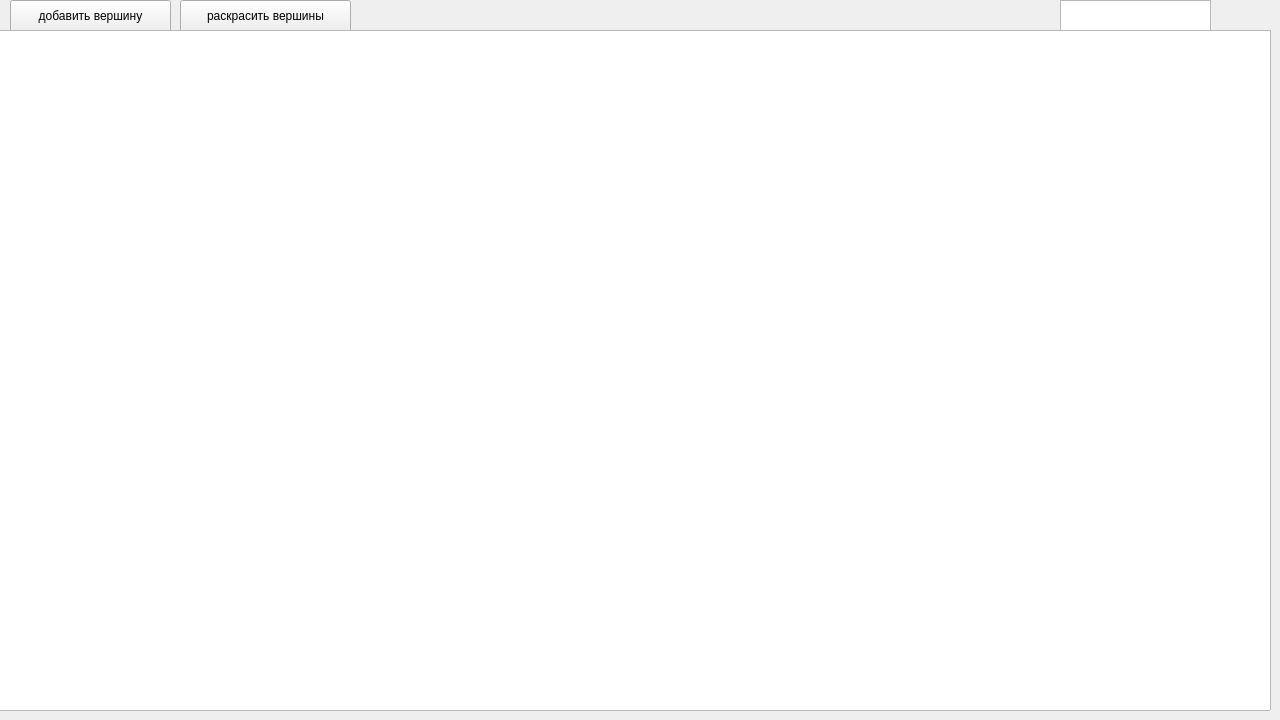
<?xml version="1.0" encoding="UTF-8"?>
<ui version="4.0">
 <class>MainWindow</class>
 <widget class="QMainWindow" name="MainWindow">
  <property name="geometry">
   <rect>
    <x>0</x>
    <y>0</y>
    <width>1280</width>
    <height>720</height>
   </rect>
  </property>
  <property name="windowTitle">
   <string>MainWindow</string>
  </property>
  <widget class="QWidget" name="centralwidget">
   <widget class="QPushButton" name="pushButton">
    <property name="enabled">
     <bool>true</bool>
    </property>
    <property name="geometry">
     <rect>
      <x>10</x>
      <y>0</y>
      <width>161</width>
      <height>32</height>
     </rect>
    </property>
    <property name="text">
     <string>добавить вершину</string>
    </property>
   </widget>
   <widget class="QPushButton" name="pushButton_3">
    <property name="geometry">
     <rect>
      <x>180</x>
      <y>0</y>
      <width>171</width>
      <height>32</height>
     </rect>
    </property>
    <property name="text">
     <string>раскрасить вершины</string>
    </property>
   </widget>
   <widget class="QGraphicsView" name="graphicsView">
    <property name="geometry">
     <rect>
      <x>-50</x>
      <y>30</y>
      <width>1321</width>
      <height>681</height>
     </rect>
    </property>
   </widget>
   <widget class="QPlainTextEdit" name="plainTextEdit">
    <property name="geometry">
     <rect>
      <x>1060</x>
      <y>0</y>
      <width>151</width>
      <height>31</height>
     </rect>
    </property>
   </widget>
  </widget>
 </widget>
 <resources/>
 <connections/>
</ui>
